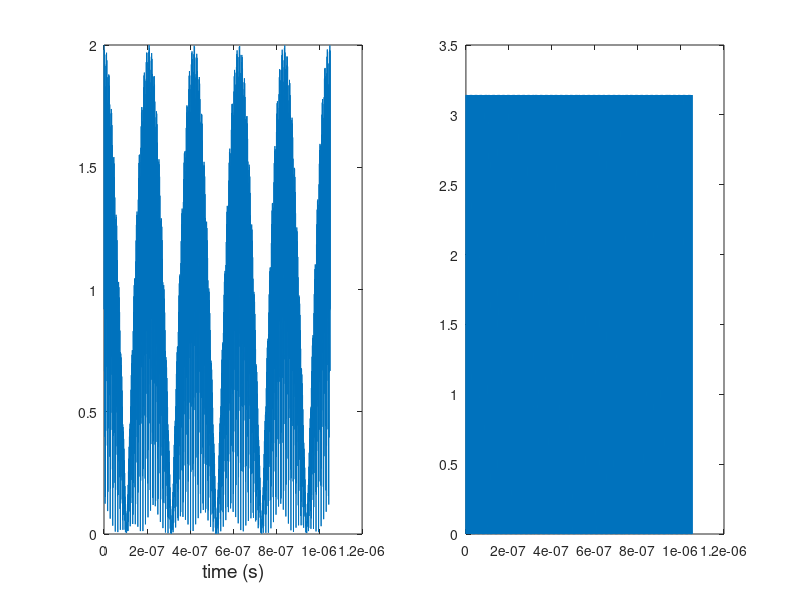
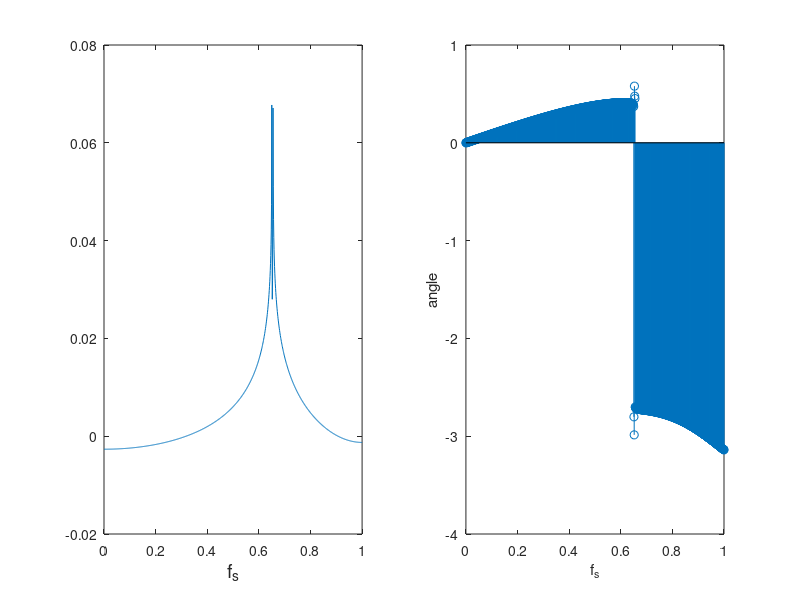

These charts were generated, in order, by the following MATLAB code: (Note: this script raises an error after producing the figures.)
samplingFreq = 2*10^9; % sampling frequency
Window_Size = 2^11; % size of window to cross multiply
%number_of_bodies = 5;
Num_Of_Antennas = 2;
signal_frequency = 40*10^8; % radians/sec
signal_time = 0.00002; % in seconds
N = signal_time/(1/samplingFreq); % total samples in input signal
Nsub = mod(N,Window_Size)
N = N-Nsub
Nfft = Window_Size%/2 % total samples in FFT output
Num_Of_Windows_Per_Signal = N/Window_Size;
P = Num_Of_Windows_Per_Signal
Number_Of_Signals = Num_Of_Antennas
Number_Of_Complex_Multiplications = 1/2*(Number_Of_Signals-1)*Number_Of_Signals
signal_to_noise_input = 0.1; % multiplied to noise then added to signal
Nyquist_freq = samplingFreq/2;
t = linspace(0,signal_time,N);
f = linspace(0,Nyquist_freq,5);
fs = linspace(0,1,Nfft/2);
fs_input = linspace(0,1,Nfft/2);
% Signal_no_noise = [(sin(signal_frequency*t(N/3:N*2/3-1)) + 20*sin((signal_frequency-1000)*t(N/3:N*2/3-1)))];
% input_hanning = [ 1/2-(1/2)*cos(2*pi*(1:N/3)/(N/3))];
% Signal_no_noise = Signal_no_noise.*input_hanning;
%figure(2);
%plot(t);
H = 3; % sizes of pictures.
W = 4;
Signal_no_noise = 1*(cos(signal_frequency*t) + cos((signal_frequency-3*10^7)*t)); %frequency noise
figure(1);
title('Input signal time domain','fontsize',14);
subplot(1,2,1);
plot(t(1:Nfft),abs(Signal_no_noise(1:Nfft)));
xlabel('time (s)','fontsize',14);
set(1,'paperunits','inches');
set(1,'paperorientation','portrait')
set(1,'papersize',[H,W]);
subplot(1,2,2);
plot(t(1:Nfft),angle(Signal_no_noise(1:Nfft)));
saveas(1,'input time.eps','eps');
figure(2);
title('Input signal frequency domain','fontsize',14);
subplot(1,2,1);
fft_in = Signal_no_noise(1:Nfft);
plot(fs_input,20*log(abs(fft(fft_in)(1:Nfft/2)))/Nfft);
xlabel('f_s','fontsize',14);
set(2,'paperunits','inches');
set(2,'paperorientation','portrait');
set(2,'papersize',[H,W]);
subplot(1,2,2);
stem(fs_input,angle(fft(fft_in))(1:Nfft/2));
xlabel('f_s');
ylabel('angle');
saveas(2,'input freq.eps','eps');
%windowcoef = (Nfft)/f; % commonly used constant
Signal_no_noise_s = csvread('Inputtwodim4test');
Signal_no_noise_s = Signal_no_noise_s(:,1:N);
figure(102);
title('Antenna input signal 1 freq');
subplot(1,2,1);
fft_in = Signal_no_noise_s(1,1:Nfft);
plot(fs_input,20*log(abs(fft(fft_in)(1:Nfft/2)/Nfft)));
xlabel('f_s','fontsize',14);
set(102,'paperunits','inches');
set(102,'paperorientation','portrait');
set(102,'papersize',[H,W]);
subplot(1,2,2);
stem(fs_input,angle(fft(fft_in))(1:Nfft/2));
xlabel('f_s');
ylabel('angle');
saveas(102,'freqofantennain1.eps','eps');
figure(103);
title('Antenna input signal 3 freq');
subplot(1,2,1);
fft_in = Signal_no_noise_s(1,1:Nfft);
plot(fs_input,20*log(abs(fft(fft_in)(1:Nfft/2))/Nfft));
xlabel('f_s','fontsize',14);
set(102,'paperunits','inches');
set(102,'paperorientation','portrait');
set(102,'papersize',[H,W]);
subplot(1,2,2);
stem(fs_input,angle(fft(fft_in))(1:Nfft/2));
xlabel('f_s');
ylabel('angle');
saveas(103,'freqofantennain2.eps','eps');
Signalf = zeros(Num_Of_Windows_Per_Signal,Window_Size);
Signalfft = zeros(Number_Of_Signals,Nfft/2);
Signalmul = zeros(Number_Of_Complex_Multiplications,Nfft/2);
Signalout = zeros(1,Nfft/2);
Signalin = zeros(Number_Of_Signals,N);
analysis_filter = sinc(((0:(N-1))-N/2)/Window_Size);
%HanningWindow =0.53836-(0.46164)*cos(2*pi*(0:(N-1))/N);%EDIT, replaced with Hamming window
%EDIT replaced Hanning/hamming with blackman window.
HanningWindow = 0.42659 - 0.49656*cos(2*pi*(0:N-1)/N)+0.076849*cos(4*pi*(0:N-1)/N);
pre_filter = analysis_filter.*HanningWindow;
figure(48);
plot(t(1:N),pre_filter);
title('polyphase filter prefilter','fontsize',14);
xlabel('time(s)');
set(48,'paperunits','inches');
set(48,'paperorientation','portrait');
set(48,'papersize',[H,W]);
saveas(48,'polyphasepre.eps','eps');
% iterate every other signal

% Set up realtime signals
x2 = 1;
for x = 1:Num_Of_Antennas
	%Signal_no_noise_s = zeros(1,N);
    %for(z = 1:number_of_bodies)
    %    Signal_no_noise_s = Signal_no_noise_s + noise2(z)*e.^((((2*pi*f(z)*t)+noise1(z)*0.5*pi*(x-1))*i));
    %end
    Signalt = ((Signal_no_noise)+(Signal_no_noise_s(x,:))/signal_to_noise_input);
%add gaussian noise
    gaussnoise = rand(1,N);
    gaussnoise = gaussnoise - mean(gaussnoise);
    Signalt = Signalt + gaussnoise;
    figure(x+2);
    subplot(1,2,1);
    plot(t(1:N),abs(fft(Signalt(1:N))/N));
    xlabel('time(s)','fontsize',14);
    title('Antenna output signal','fontsize',14);
    set((x+2),'paperunits','inches');
    set((x+2),'paperorientation','portrait');
    set((x+2),'papersize',[H,W]);
    subplot(1,2,2);
    plot(t(1:N),angle(fft(Signalt(1:N))));
    xlabel('time(s)');
    ylabel('angle');
    name = ['a' num2str(x) 'outf.eps'];
    saveas(x+2,name,'eps');
    Signalin(x,:) = Signalt;

    %create overlap sequences:
    start = 1;
    window_c = Window_Size; % end of the window currently being shifted
    z = 1;
    TEMP = zeros(1,Window_Size);

    %DO POLYPHASE

    while window_c <= N
        Signalf(z,:) = (Signalt(start:(window_c)));
%       Signalf(z,:) = Signalt(1:Nfft);
	pre_part = pre_filter(start:(window_c));
	% add prefilter
	Signalf(z,:) = Signalf(z,:).*pre_part;
	%figure(z+100*x);
	%plot(angle(fft(Signalt(start:window_c))));
        start = window_c+1;
        window_c = window_c + Window_Size;
        TEMP = TEMP + Signalf(z,:);
        z = z + 1;
    end
    TEMP = fft(TEMP/P)/Nfft;
    Signalfft(x2,:) = TEMP(1:Nfft/2);
    x2 = x2 + 1;
    
end

% plot the outputs:
y = 0;
for x = 1:Num_Of_Antennas
	figure(x+2+Num_Of_Antennas);
	subplot(1,2,1);
	plot(20*log(abs(Signalfft(x,1:Nfft/2))));
	title('after polyphase filter','fontsize',14);
	xlabel('f_s','fontsize',14);
	ylabel('dB','fontsize',14);
	set(x+2+Num_Of_Antennas,'paperunits','inches');
	set(x+2+Num_Of_Antennas,'paperorientation','portrait')
	set(x+2+Num_Of_Antennas,'papersize',[H,W]);
	name = ['pffb-' num2str(x) '.eps'];
	subplot(1,2,2);
	stem(fs,angle(Signalfft(x,1:Nfft/2)));
        xlabel('f_s');
	ylabel('angle');
	saveas((x+2+Num_Of_Antennas),name,'eps');
	%figure(96+x);
	%plot(fs,angle(Signalfft(1,1:Nfft/2).*conj(Signalfft(2,1:Nfft/2))));
end

% multiply and add
z = 1; % holds position, computation too complex for pre calculated indices here.
for x = 1:Number_Of_Signals
    for y = (x+1):Number_Of_Signals
        Signalmul(z,:) = Signalfft(x,:).*conj(Signalfft(y,:));
        z=z+1;
    end
end

for x = 1:Number_Of_Complex_Multiplications
    Signalout = Signalmul(x,:)+Signalout;
end

%figure(1);
%plot(t,Signal_no_noise);
% figure(2);
% plot(t(1:Window_Size),(pre_filter));
% figure(3);
% plot(t(1:Window_Size),(HanningWindow));
%figure(19);
%plot(fs,20*log(abs(Signalout)));
%Signalout = ifft(Signalout,N);
%figure (20);
%plot(t,20*log(abs(Signalout)));
figure (21);
subplot(1,2,1);
plot(fs,(20*log(abs((Signalout(1:Nfft/2))))));
title('output frequencys','fontsize',14);
xlabel('f_s','fontsize',14);
set(21,'paperunits','inches');
set(21,'paperorientation','portrait')
set(21,'papersize',[H,W]);
subplot(1,2,2);
stem(fs,angle(Signalout(1:Nfft/2)));
xlabel('f_s');
ylabel('angle');
saveas(21,'outf.eps','eps');

figure (22);
plot(angle(Signalout(1:Nfft/2)));
title('output angle');
xlabel('f_s');
hold on;
xlabel('f_s');
ylabel('angle');
hold off;
saveas(22,'output angle.eps','eps');
figure (23);
size14 = abs(Signalout(10))
angle14 = angle(Signalout(10))
ttta = angle(fft(Signal_no_noise_s(1,:)).*conj(fft(Signal_no_noise_s(2,:))));
%ttfa = angle(fft(Signalin(1,1:Nfft)).*conj(fft(Signalin(2,1:Nfft))));
%angle14 = ttfa(10)
%size15 = abs(Signalout(100))
%angle15 = angle(Signalout(100))
%angle15 = ttfa(100)
plot(ttta);
title('actual angles N = whole signal');
xlabel('f_s');
hold on;
xlabel('f_s');
ylabel('angle');
hold off;
saveas(23,'actual angles.eps','eps');
